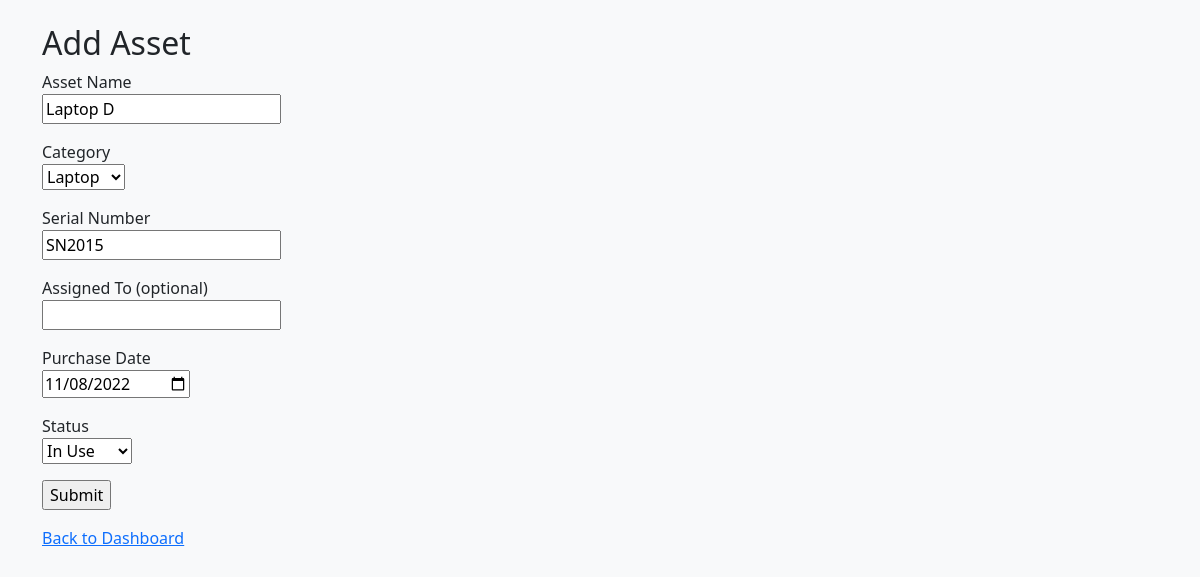
The page /assets/edit/15 (signed in) on the database its author committed.
### models.py (models this page shows)
class Asset(db.Model):
    id = db.Column(db.Integer, primary_key=True)
    name = db.Column(db.String(100), nullable=False)
    category = db.Column(db.String(50), nullable=False)
    serial_number = db.Column(db.String(100), unique=True, nullable=False)
    assigned_to_id = db.Column(db.Integer, db.ForeignKey('user.id'))
    assigned_user = db.relationship('User', backref='assets')
    purchase_date = db.Column(db.Date)
    status = db.Column(db.String(50), default="Available")

### app.py (the view)
@app.route('/assets/edit/<int:asset_id>', methods=['GET', 'POST'])
def edit_asset(asset_id):
    if 'username' not in session:
        return redirect(url_for('login'))
    asset = Asset.query.get_or_404(asset_id)
    if session['role'] != 'admin' and (
        not asset.assigned_user or asset.assigned_user.username != session['username']
    ):
        flash("You can only edit assets assigned to you.", "danger")
        return redirect(url_for('dashboard'))
    form = AssetForm(obj=asset)
    if form.validate_on_submit():
        form.populate_obj(asset)
        db.session.commit()
        flash('Asset updated!', 'success')
        return redirect(url_for('dashboard'))
    elif form.errors:
        print("Form errors:", form.errors)
    return render_template('add_asset.html', form=form)

### forms.py
class AssetForm(FlaskForm):
    name = StringField('Asset Name', validators=[DataRequired()])
    category = SelectField('Category', choices=[
        ('Laptop', 'Laptop'),
        ('Monitor', 'Monitor'),
        ('Phone', 'Phone'),
        ('Other', 'Other')
    ], validators=[DataRequired()])
    serial_number = StringField('Serial Number', validators=[DataRequired()])
    assigned_to = StringField('Assigned To (optional)')
    purchase_date = DateField(
        'Purchase Date',
        format='%Y-%m-%d',
        render_kw={"type": "date"}
    )
    status = SelectField('Status', choices=[
        ('Available', 'Available'),
        ('In Use', 'In Use'),
        ('Faulty', 'Faulty'),
        ('Retired', 'Retired')
    ], validators=[DataRequired()])
    submit = SubmitField('Submit')

### templates/add_asset.html (shortened to what this page needs)
{% extends "base.html" %}
{% block content %}
<h2>Add Asset</h2>
<form method="POST">
    <p>{{ form.name.label }}<br>{{ form.name }}</p>
    <p>{{ form.category.label }}<br>{{ form.category }}</p>
    <p>{{ form.serial_number.label }}<br>{{ form.serial_number }}</p>
    <p>{{ form.assigned_to.label }}<br>{{ form.assigned_to }}</p>
    <p>{{ form.purchase_date.label }}<br>{{ form.purchase_date }}</p>
    <p>{{ form.status.label }}<br>{{ form.status }}</p>
    <p>{{ form.submit }}</p>
</form>
<a href="{{ url_for('dashboard') }}">Back to Dashboard</a>
{% endblock %}

### rows shown on the page
Asset: name "Laptop D", category "Laptop", serial_number "SN2015", purchase_date "11/08/2022", status "In Use"
